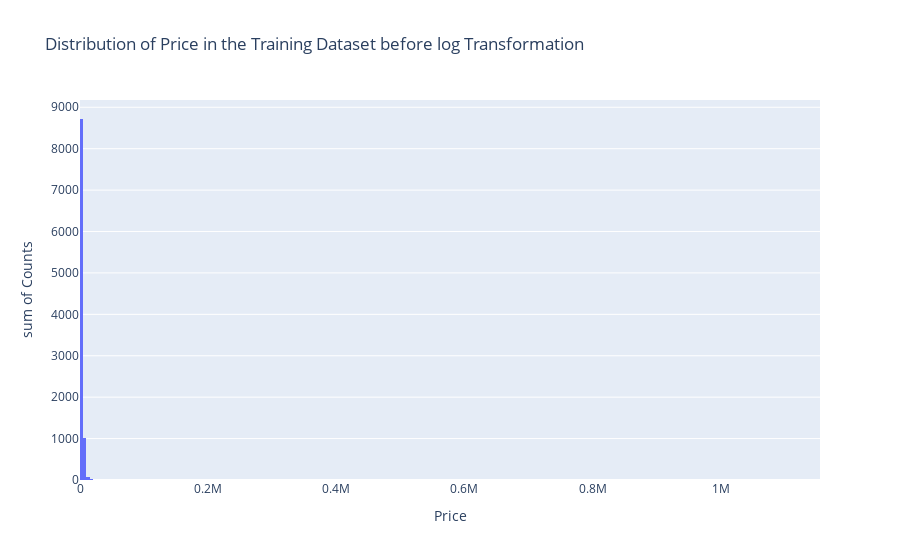
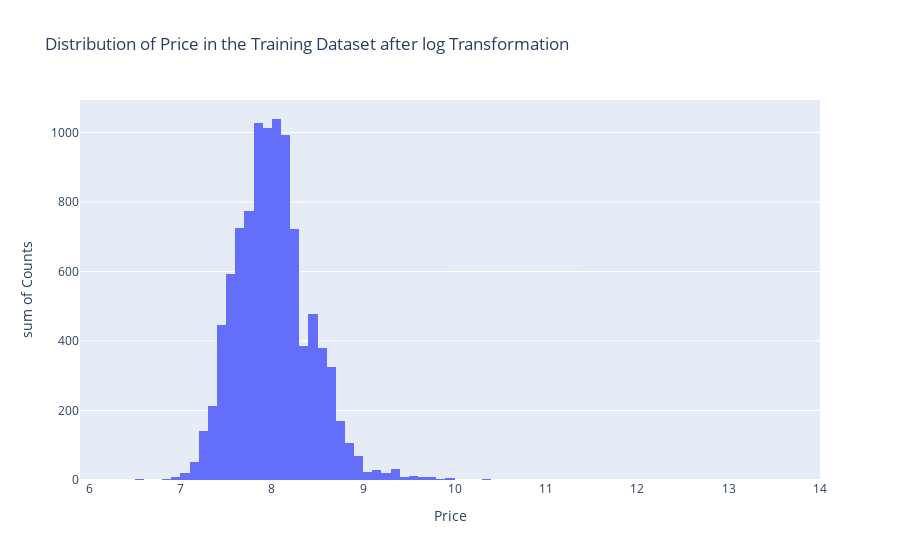

The notebook cell saved with these charts, in order:
### Code cell
# Looking at the price distribution
price_dist = train_data['price'].value_counts().rename_axis('price').reset_index(name='counts')
log_price_dist = train_df['price'].value_counts().rename_axis('price').reset_index(name='counts')

px.histogram(price_dist, x = 'price', y = 'counts', 
             labels={
                     "price": "Price",
                     "counts": "Counts" },
                title = 'Distribution of Price in the Training Dataset before log Transformation')

px.histogram(log_price_dist, x = 'price', y = 'counts', 
             labels={
                     "price": "Price",
                     "counts": "Counts" },
                title = 'Distribution of Price in the Training Dataset after log Transformation')

### Figure 1 — Plotly figure (JSON) as saved in the notebook; plotly's stock layout.template omitted (floating-point values rounded to 4 significant figures; data arrays with more than 128 entries replaced by an {"elided": "..."} marker saying what was removed)
{"data": [{"alignmentgroup": "True", "bingroup": "x", "histfunc": "sum", "hovertemplate": "Price=%{x}<br>sum of Counts=%{y}<extra></extra>", "legendgroup": "", "marker": {"color": "#636efa", "pattern": {"shape": ""}}, "name": "", "offsetgroup": "", "orientation": "v", "showlegend": false, "type": "histogram", "x": {"elided": "1198 int values"}, "xaxis": "x", "y": {"elided": "1198 int values"}, "yaxis": "y"}], "layout": {"barmode": "relative", "legend": {"tracegroupgap": 0}, "title": {"text": "Distribution of Price in the Training Dataset before log Transformation"}, "xaxis": {"anchor": "y", "domain": [0, 1], "title": {"text": "Price"}}, "yaxis": {"anchor": "x", "domain": [0, 1], "title": {"text": "sum of Counts"}}}}

### Figure 2 — Plotly figure (JSON) as saved in the notebook; plotly's stock layout.template omitted (floating-point values rounded to 4 significant figures; data arrays with more than 128 entries replaced by an {"elided": "..."} marker saying what was removed)
{"data": [{"alignmentgroup": "True", "bingroup": "x", "histfunc": "sum", "hovertemplate": "Price=%{x}<br>sum of Counts=%{y}<extra></extra>", "legendgroup": "", "marker": {"color": "#636efa", "pattern": {"shape": ""}}, "name": "", "offsetgroup": "", "orientation": "v", "showlegend": false, "type": "histogram", "x": {"elided": "1198 float values"}, "xaxis": "x", "y": {"elided": "1198 int values"}, "yaxis": "y"}], "layout": {"barmode": "relative", "legend": {"tracegroupgap": 0}, "title": {"text": "Distribution of Price in the Training Dataset after log Transformation"}, "xaxis": {"anchor": "y", "domain": [0, 1], "title": {"text": "Price"}}, "yaxis": {"anchor": "x", "domain": [0, 1], "title": {"text": "sum of Counts"}}}}
